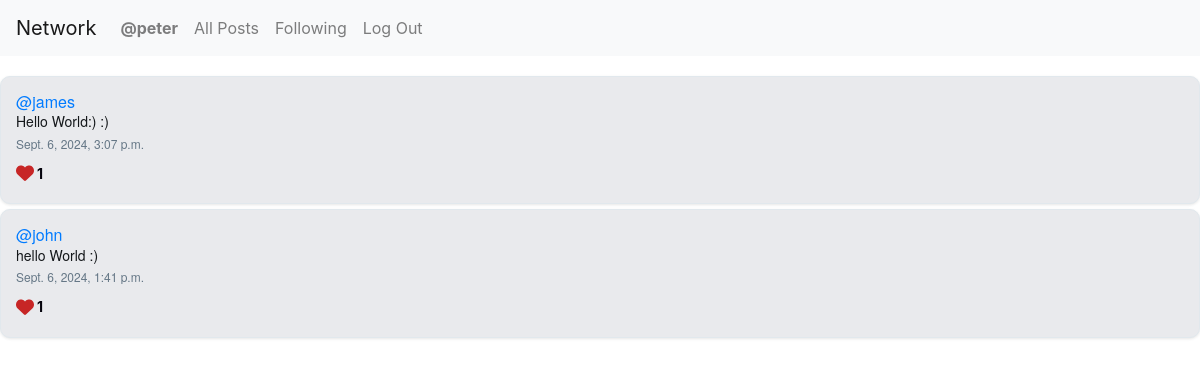
Page /following (signed in) on the earlier database version.
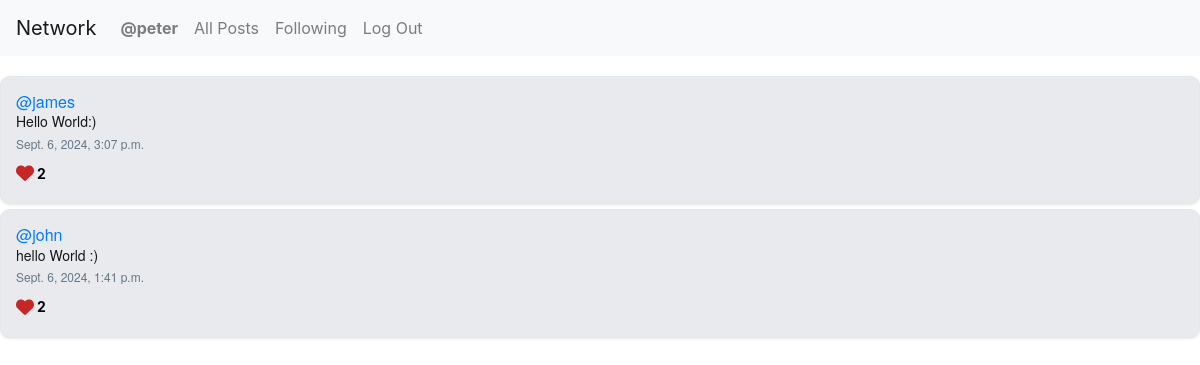
Same page on the later database version.
### network/models.py (models this page shows, shortened)
class Post(models.Model):
    content = models.CharField(max_length=260)
    user = models.ForeignKey(User, on_delete=models.CASCADE, related_name="author")
    date = models.DateTimeField(auto_now_add=True)
    likes = models.ManyToManyField(User, related_name='liked_posts')  # ManyToManyField for likes
    like_count = models.PositiveIntegerField(default=0)

class User(AbstractUser):
    pass

### network/views.py (the view)
# urls.py: path("following", views.following, name="following"),
def following(request):
    currentUser = request.user
    following_users = Follow.objects.filter(user_follower=currentUser).values_list('user', flat=True)
    following_posts = Post.objects.filter(user__in=following_users).order_by('-id')
    liked_posts = Like.objects.filter(user=currentUser).values_list('post', flat=True)
    liked_posts_set = set(liked_posts)  # For quick lookup
    paginator = Paginator(following_posts, 10)
    page_number = request.GET.get('page')
    posts_of_the_page = paginator.get_page(page_number)
    return render(request, "network/following.html", {
        "posts_of_the_page": posts_of_the_page,
        "liked_posts_set": liked_posts_set,
    })

### network/templates/network/following.html (shortened to what this page needs)
{% extends "network/layout.html" %}
{% block body %}
<div class="all-posts">
    {% for post in posts_of_the_page %}
    <div class="cols post" id="post-{{ post.id }}">
        <h5 class="username"><a href="{% url 'profile' user_id=post.user.id %}">@{{ post.user }}</a></h5>
        <h6 class="content">{{ post.content }}</h6>
        <p class="date">{{ post.date }}</p>
        <button class="like-btn" data-post-id="{{ post.id }}"
            data-liked="{% if post.id in liked_posts_set %}true{% else %}false{% endif %}">
            <i id="heart-icon-{{ post.id }}"
                class="{% if post.id in liked_posts_set %}fa-solid{% else %}fa-regular{% endif %} fa-heart">
            </i>
            <span id="like-count-{{ post.id }}">{{ post.like_count }}</span>
        </button>
    </div>
    {% endfor %}
</div>
{% endblock %}

Differences in the rows shown:
changed Post "james": content "Hello World:) :)" → "Hello World:)"; like_count "1" → "2"
changed Post "hello World :)": like_count "1" → "2"
